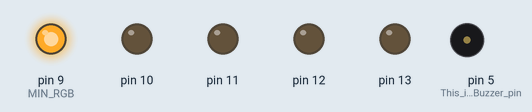
The sketch below on a simulated Arduino Uno, built with avr-gcc and run on an emulated ATmega328P. Parts: output pins drawn as LEDs (lit = HIGH), buzzer (waves = sounding, pin HIGH).

Above: at 0.5 s.
At 1.5 s:
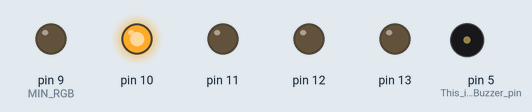
At 2.5 s:
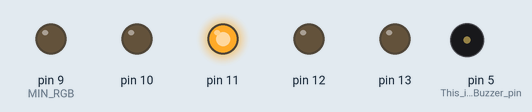
At 3.5 s:
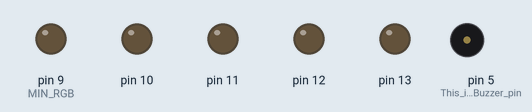
Timing chart, 0 to 5.2 s (numbered marks = the images above):
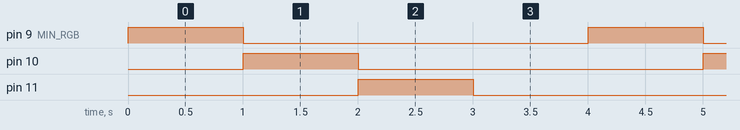

Measured:
- by itself, pin 9 (MIN_RGB), pin 10, pin 11: alternates HIGH for 1.0 s and LOW for 3.0 s
- by itself, everything shown: repeats every 4.0 s, in 4 steps

The sketch:

GettingStarted_Example2.ino
```cpp
/* Derived from Blink once again
  This sketch uses the Multifunction Board with
  RGB Leds: using D9 to D11 and single LEDs on D12 and D13
*/

#define MIN_RGB 9
#define MAX_RGB 11
#define RED_LED 12
#define BLUE_LED 13

#define SW1 2
#define SW2 3

void setup() {
  // put your setup code here, to run once:
  // Note that this version uses numbers on the code - bad practice
  int i;
  for (i=9; i<=13;i++)
    pinMode(i, OUTPUT);

  pinMode(2, INPUT);
  pinMode(3, INPUT);

  pinMode(5, OUTPUT);  // This is the Buzzer pin
}

void loop() {
  // put your main code here, to run repeatedly:

  int i, delay_time;

  delay_time = 1000;

  for (i = 0; i <= 3; i++)
    {
      if (i != 0)
        digitalWrite(MIN_RGB + i-1, LOW);
      if (i != 3)
        digitalWrite(MIN_RGB + i, HIGH);
      delay(delay_time);
    }
}
```
